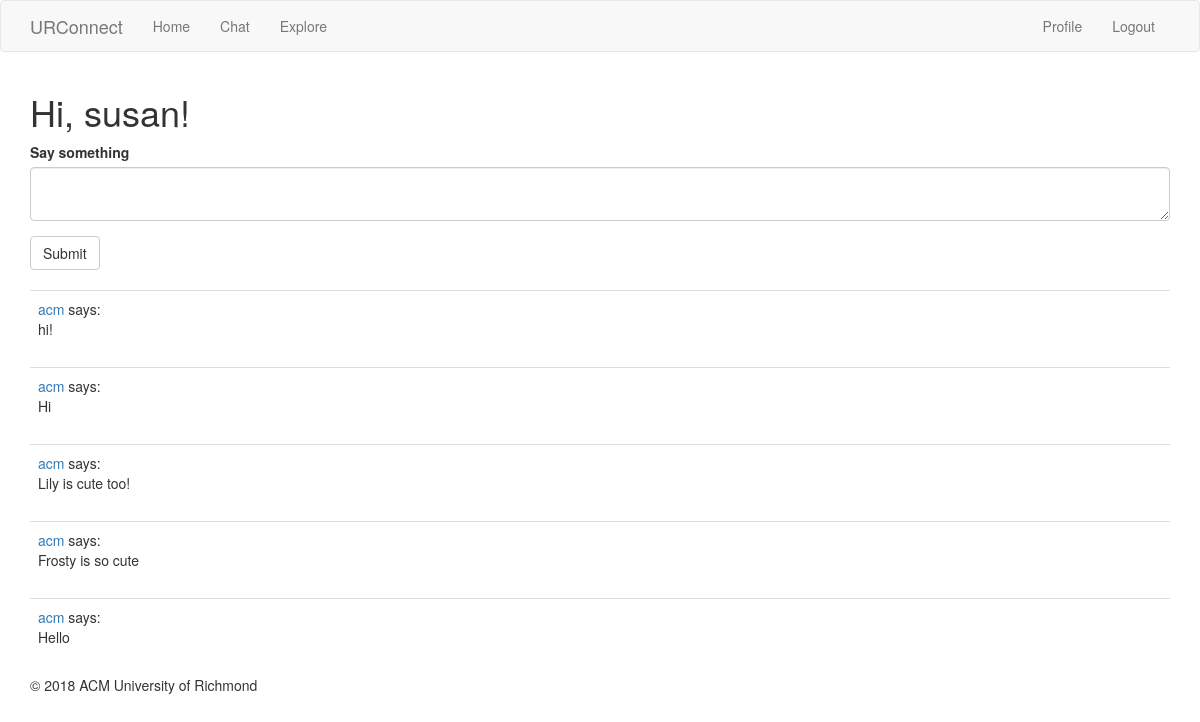
Page /chat (signed in) on the earlier database version.
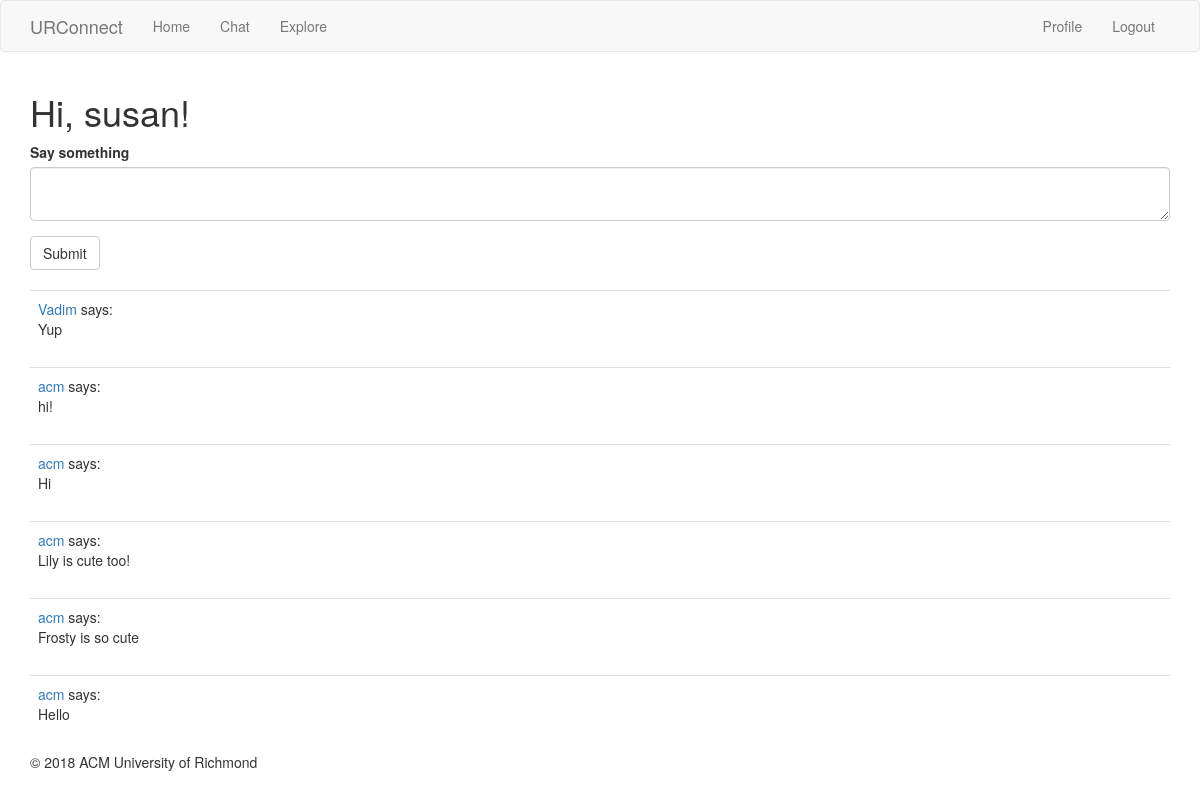
Same page on the later database version.
### app/models.py (models this page shows, shortened)
class User(UserMixin, db.Model):
	id = db.Column(db.Integer, primary_key = True)
	username = db.Column(db.String(64), index=True, unique=True)
	email = db.Column(db.String(120), index=True, unique=True)
	password_hash = db.Column(db.String(128))
	posts = db.relationship('Post', backref='author', lazy='dynamic')

class Post(db.Model):
	id = db.Column(db.Integer, primary_key = True)
	body = db.Column(db.String(140))
	timestamp = db.Column(db.DateTime, index=True, default=datetime.utcnow)
	user_id = db.Column(db.Integer, db.ForeignKey('user.id'))

### app/routes.py (the view)
@app.route('/chat', methods=['GET', 'POST'])
@login_required
def chat():
    form = PostForm()
    if form.validate_on_submit():
        post = Post(body=form.post.data, author=current_user)
        db.session.add(post)
        db.session.commit()
        flash('Your post is now live!')
        return redirect(url_for('chat'))
    posts = Post.query.order_by(Post.timestamp.desc()).all()
    return render_template("chat.html", title='Home Page', form=form,
                           posts=posts)

### app/forms.py
class PostForm(FlaskForm):
    post = TextAreaField('Say something', validators=[
        DataRequired(), Length(min=1, max=140)])
    submit = SubmitField('Submit')

### app/models.py (called while the page is built)
@login.user_loader
def load_user(id):
	return User.query.get(int(id))

### app/templates/chat.html
{% extends "base.html" %}
{% import 'bootstrap/wtf.html' as wtf %}
{% block app_content %}
	<h1>Hi, {{ current_user.username }}!</h1>
	{% if form %}
    {{ wtf.quick_form(form) }}
    <br>
    {% endif %}
	{% for post in posts %}
		{% include '_post.html' %}
	{% endfor %}
{% endblock %}

### app/templates/base.html (shortened to what this page needs)
{% extends 'bootstrap/base.html' %}
{% block navbar %}
    <nav class="navbar navbar-default">
        <div class="container">
            <div class="navbar-header">
                <a class="navbar-brand" href="{{ url_for('index') }}"> URConnect </a>
            </div>
            <div class="collapse navbar-collapse" id="bs-example-navbar-collapse-1">
                <ul class="nav navbar-nav">
                    <li><a href="{{ url_for('index') }}">Home</a></li>
                    <li><a href="{{ url_for('chat') }}">Chat</a></li>
                    <li><a href="{{ url_for('explore') }}">Explore</a></li>
                </ul>
                <ul class="nav navbar-nav navbar-right">
                    {% if current_user.is_anonymous %}
                    <li><a href="{{ url_for('login') }}">Login</a></li>
                    {% else %}
                    <li><a href="{{ url_for('user', username=current_user.username) }}">Profile</a></li>
                    <li><a href="{{ url_for('logout') }}">Logout</a></li>
                    {% endif %}
                </ul>
            </div>
        </div>
    </nav>
{% endblock %}
{% block content %}
    <div class="container">
        {% block app_content %}{% endblock %}
        {%- block footer %}
        <footer>&copy; 2018 ACM University of Richmond </footer>
        {%- endblock footer %}
    </div>
{% endblock %}

### app/templates/_post.html
    <table class="table table-hover">
        <tr>
            <td>
                <a href="{{ url_for('user', username=post.author.username) }}">
                    {{ post.author.username }}
                </a>
                says:
                <br>
                {{ post.body }}
            </td>
        </tr>
    </table>

Differences in the rows shown:
added Post: author.username "Vadim", body "Yup"
